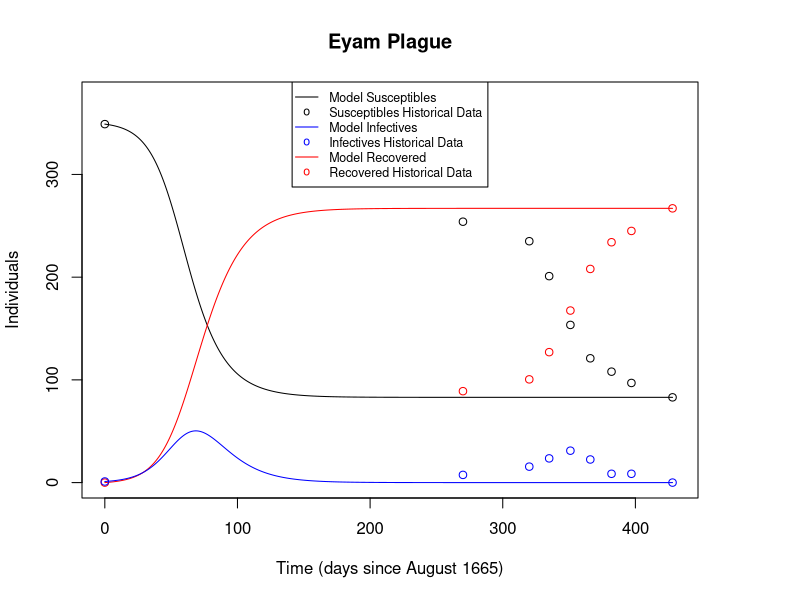

This figure's R source:
library('deSolve')

# Real-world data from Table 2.2
N = 350
mean_recovery = 11
S_data = c(349,254,235,201,153.5,121,108,97,83)
I_data = c(1,7,14.5,22,29,21,8,8,0)
R_data = N - S_data - I_data

# Took August to May to be 9*30 days, Mid-May to be May 15th, 
# and used 4ths of month
time = c(0,270,320,335,351,366,382,397,428)

# On the last day of data collection, there are 0 infectives, 
# so the number of susceptibles on that day is S(infinity)
Sinf = tail(S_data,1)
S0 = S_data[1]
I0 = I_data[1]
R0 = N - S0 - I0
alpha = 1/mean_recovery
beta = (log(S0/Sinf)/(S0 + I0 - Sinf))*alpha
c = alpha/beta
Imax = -c + c * log(c) + S0 + I0 - c * log(S0)

# Time sequence 
t <- seq(time[1], tail(time,1), by = 0.01)

# Parameters
parameters <- c(a = alpha, b = beta)

# Initial conditions
state <- c(S = S0, I = I0, R = R0)

# Define system of differential equations
SIR_model <- function(t, state, parameters){
  with(as.list(c(state, parameters)), {
    dS = -b * I * S
    dI = b * I * S - a * I
    dR = a * I
    return(list(c(dS, dI, dR)))
  })
}

# Integration with 'ode'
out <- ode(y = state, times = t, func = SIR_model, parms = parameters)
out.df <- as.data.frame(out)

# Plot susceptible data and model curve
par(new=F,mar=c(5.1,4.1,4.1,5.1))
plot(time,S_data,
     xlab='Time (days since August 1665)',
     #ylab='Susceptibles & Recovered (individuals)',
     ylab='Individuals',
     xlim=c(time[1],430), ylim=c(0,375),
     main='Eyam Plague')
lines(out.df[c("time","S")], lty=1)

# Plot recovered data and model curve
par(new=T)
plot(time,R_data, col='red', 
     ann=F,axes=F, 
     xlim=c(time[1],430), ylim=c(0,375))
lines(out.df[c("time","R")], col='red', lty=1)

# Plot infective data and model curve
par(new=T)
plot(time,I_data, col='blue', 
     ann=F,axes=F, 
     xlim=c(time[1],430), #ylim=c(0,max(I_data,Imax)+2))
     ylim=c(0,350))
lines(out.df[c("time","I")], col='blue', lty=1)
#mtext("Infectives (individuals)", side=4, line=3)
#axis(4)

# Add legend
legend("top",
       legend=c("Model Susceptibles","Susceptibles Historical Data","Model Infectives","Infectives Historical Data","Model Recovered","Recovered Historical Data"),
       lty=c(1,NA,1,NA,1,NA),
       col=c("black","black","blue","blue","red","red"), 
       pch=c(NA,"o",NA,"o",NA,"o"),
       cex=0.75)
